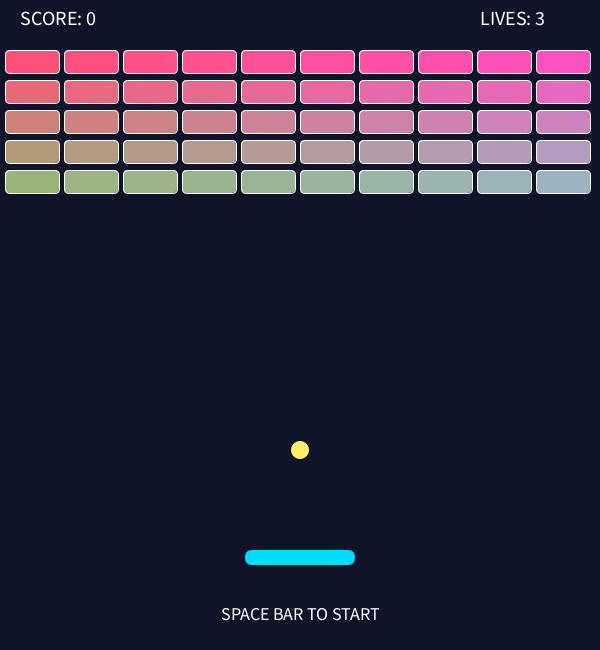
Frame 1 (no input)
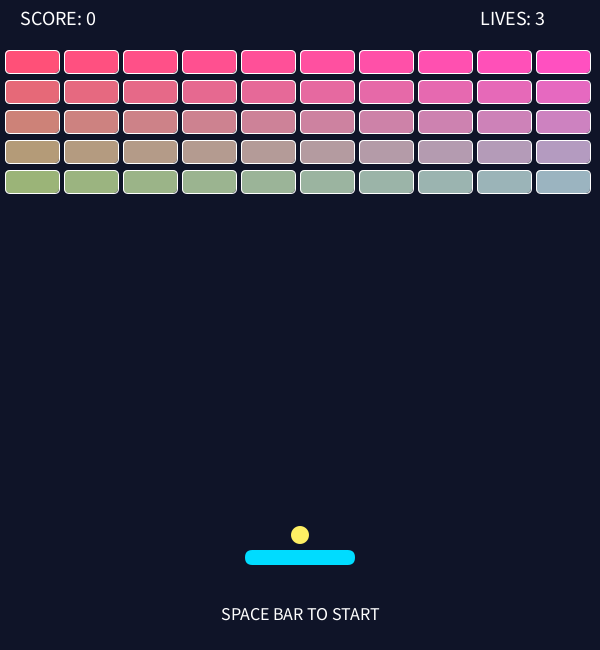
Frame 60 (the mouse pressed at the canvas centre just before this capture)
Frame 120 (the mouse held since frame 60 and released just before this capture): identical to frame 60, image omitted

The Processing sketch that drew these frames (run headless with seeded random() and noise(); from frame 60 on, the mouse is pressed at the canvas centre):

// Processing sketch: block
// ── block.pde

float ballX, ballY;
float ballSpeedX = 4;
float ballSpeedY = -4;

int paddleX;
int paddleY = 550;
int paddleW = 110;
int paddleH = 15;

int cols = 10;
int rows = 5;
boolean[][] bricks = new boolean[10][5];

int score = 0;
int lives = 3;

boolean gameStarted = false;
boolean gameOver = false;
boolean gameClear = false;

void setup() {
  size(600, 650);
  resetGame();
}

void resetGame() {
  ballX = width / 2.0;
  ballY = 450;

  paddleX = width / 2 - paddleW / 2;

  score = 0;
  lives = 3;

  ballSpeedX = 4;
  ballSpeedY = -4;

  for (int i = 0; i < cols; i++) {
    for (int j = 0; j < rows; j++) {
      bricks[i][j] = true;
    }
  }

  gameStarted = false;
  gameOver = false;
  gameClear = false;
}

void draw() {
  background(15, 20, 40);

  drawBricks();
  drawPaddle();
  drawBall();
  drawInfo();

  if (gameOver || gameClear) {
    drawResult();
    return;
  }

  if (gameStarted) {
    moveBall();
  } else {
    ballX = paddleX + paddleW / 2.0;
    ballY = paddleY - 15;
  }

  movePaddle();
}

void drawBricks() {
  for (int i = 0; i < cols; i++) {
    for (int j = 0; j < rows; j++) {
      if (bricks[i][j]) {
        fill(255 - j * 25, 80 + j * 25, 120 + i * 8);
        stroke(255);
        rect(i * 59 + 5, j * 30 + 50, 54, 23, 5);
      }
    }
  }
}

void drawPaddle() {
  noStroke();
  fill(0, 220, 255);
  rect(paddleX, paddleY, paddleW, paddleH, 8);
}

void drawBall() {
  noStroke();
  fill(255, 240, 100);
  ellipse(ballX, ballY, 18, 18);
}

void movePaddle() {
  if (keyPressed) {
    if (keyCode == LEFT) {
      paddleX -= 7;
    }

    if (keyCode == RIGHT) {
      paddleX += 7;
    }
  }

  paddleX = constrain(paddleX, 0, width - paddleW);
}

void moveBall() {
  ballX += ballSpeedX;
  ballY += ballSpeedY;

  // 좌우 벽 충돌
  if (ballX < 9 || ballX > width - 9) {
    ballSpeedX *= -1;
  }

  // 천장 충돌
  if (ballY < 9) {
    ballSpeedY *= -1;
  }

  // 패들과 충돌
  if (ballY + 9 >= paddleY &&
      ballY <= paddleY + paddleH &&
      ballX >= paddleX &&
      ballX <= paddleX + paddleW &&
      ballSpeedY > 0) {

    ballSpeedY = -abs(ballSpeedY);

    float hit = (ballX - (paddleX + paddleW / 2.0))
                / (paddleW / 2.0);

    ballSpeedX = hit * 6;
  }

  // 블록 충돌
  for (int i = 0; i < cols; i++) {
    for (int j = 0; j < rows; j++) {
      if (bricks[i][j]) {

        int bx = i * 59 + 5;
        int by = j * 30 + 50;

        if (ballX + 9 > bx &&
            ballX - 9 < bx + 54 &&
            ballY + 9 > by &&
            ballY - 9 < by + 23) {

          bricks[i][j] = false;
          ballSpeedY *= -1;
          score += 10;
        }
      }
    }
  }

  // 남은 블록 확인
  int remaining = 0;

  for (int i = 0; i < cols; i++) {
    for (int j = 0; j < rows; j++) {
      if (bricks[i][j]) {
        remaining++;
      }
    }
  }

  if (remaining == 0) {
    gameClear = true;
  }

  // 공이 바닥으로 떨어짐
  if (ballY > height) {
    lives--;

    if (lives <= 0) {
      gameOver = true;
    } else {
      gameStarted = false;
      ballSpeedX = 4;
      ballSpeedY = -4;
    }
  }
}

void drawInfo() {
  fill(255);
  textSize(20);
  textAlign(LEFT);

  text("SCORE: " + score, 20, 25);
  text("LIVES: " + lives, 480, 25);

  if (!gameStarted && !gameOver && !gameClear) {
    textAlign(CENTER);
    textSize(18);
    text("SPACE BAR TO START", width / 2, 620);
  }
}

void drawResult() {
  fill(0, 180);
  rect(0, 0, width, height);

  textAlign(CENTER);
  textSize(42);

  if (gameClear) {
    fill(0, 255, 150);
    text("YOU WIN!", width / 2, 300);
  } else {
    fill(255, 80, 80);
    text("GAME OVER", width / 2, 300);
  }

  fill(255);
  textSize(22);
  text("SCORE: " + score, width / 2, 350);
  text("SPACE TO RESTART", width / 2, 410);
}

void keyPressed() {
  if (key == ' ') {
    if (gameOver || gameClear) {
      resetGame();
    } else {
      gameStarted = true;
    }
  }
}
